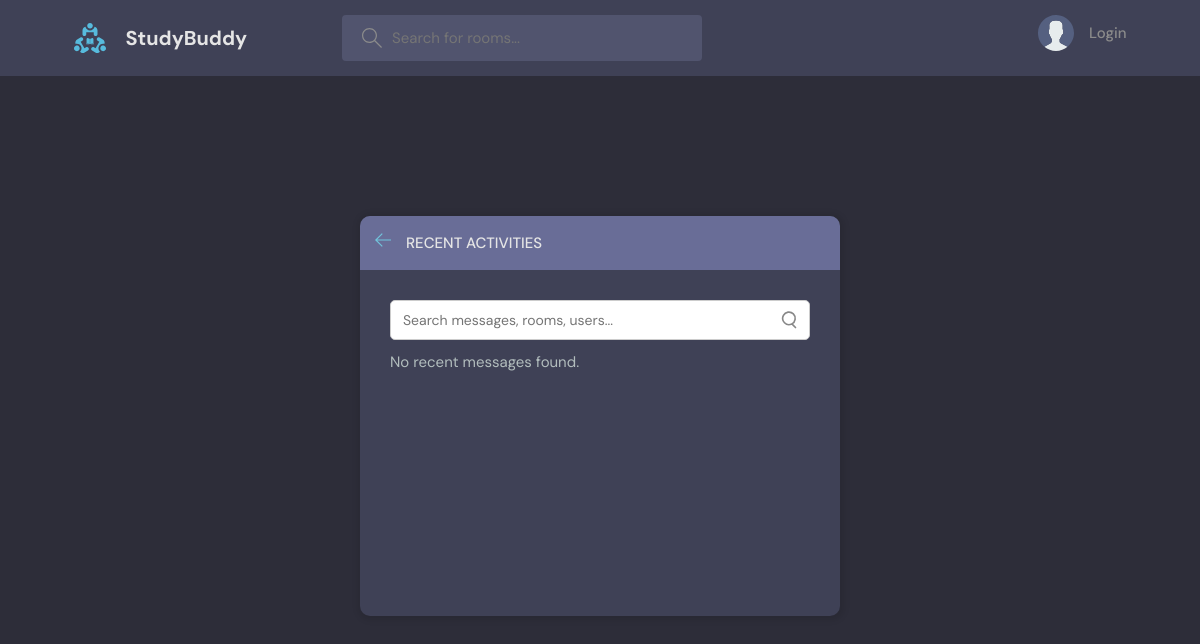
The page /activity/ on the database as committed earlier.
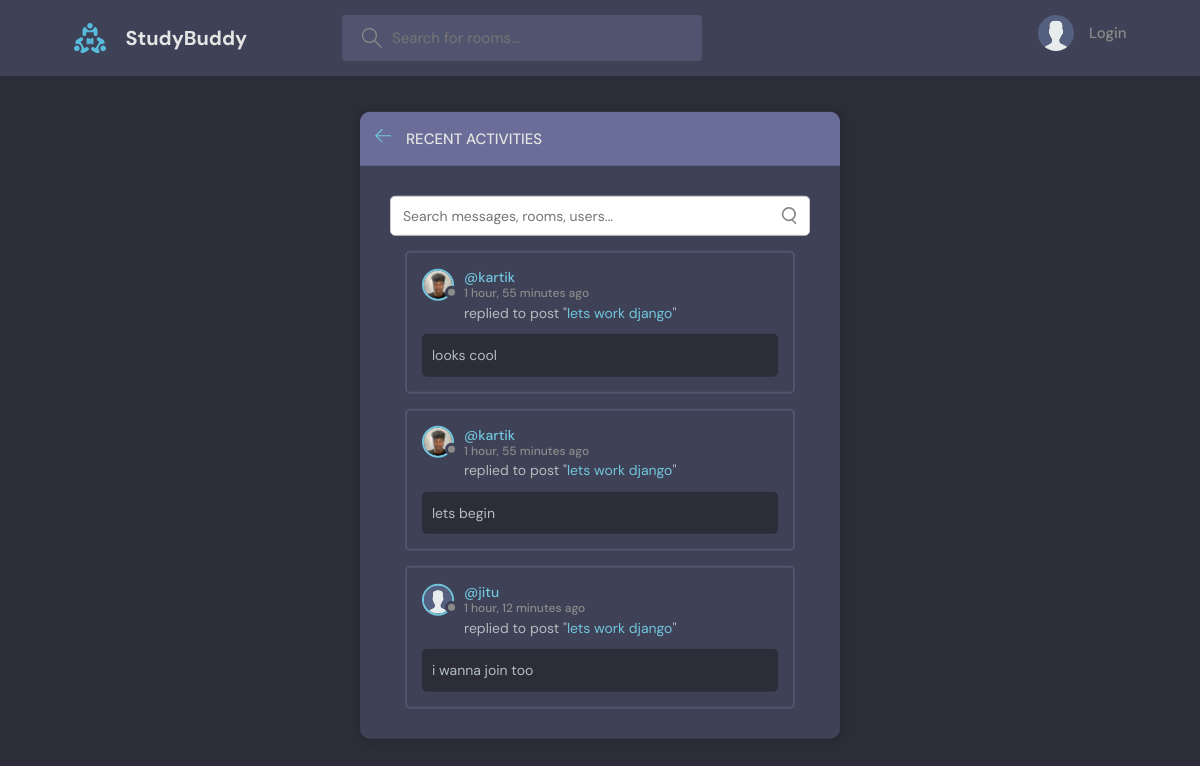
The same page on the database as committed later.
### base/models.py (models this page shows, shortened)
class Message(models.Model):
    user = models.ForeignKey(User, on_delete=models.CASCADE)
    room = models.ForeignKey(Room, on_delete=models.CASCADE)
    body = models.TextField()
    updated = models.DateTimeField(auto_now=True)
    created = models.DateTimeField(auto_now_add=True)

class User(AbstractUser):
    name = models.CharField(max_length=200, null=True)
    email = models.CharField(max_length=200, unique=True, null=True)
    bio = models.TextField(null=True)
    avatar = models.ImageField(null=True, default="avatar.svg")
    USERNAME_FIELD = 'email'
    REQUIRED_FIELDS = []

class Room(models.Model):
    host = models.ForeignKey(User, on_delete=models.SET_NULL, null=True)
    topic =  models.ForeignKey(Topic, on_delete=models.SET_NULL, null=True)
    name = models.CharField(max_length=200)
    description = models.TextField(null=True, blank=True)
    participants = models.ManyToManyField(User, related_name='participants', blank=True)
    updated = models.DateTimeField(auto_now=True)
    created = models.DateTimeField(auto_now_add=True)
    id = models.BigAutoField(primary_key=True)
    class Meta:
        ordering = ['-updated', '-created']

### base/views.py (the view)
# urls.py: path("activity/", views.activity_page, name="activity"),
def activity_page(request):
    room_messages = Message.objects.all()
    context = {'room_messages': room_messages}
    return render(request, 'base/activity.html', context)

### base/templates/base/activity.html (shortened to what this page needs)
{%extends 'main.html'%}
{%block content%}
    <main class="layout">
      <div class="container">
        <div class="layout__box">
          <div class="layout__boxHeader">
            <div class="layout__boxTitle">
              <a href="{%url 'home'%}">
                <svg version="1.1" xmlns="http://www.w3.org/2000/svg" width="32" height="32" viewBox="0 0 32 32">
                  <title>arrow-left</title>
                  <path
                    d="M13.723 2.286l-13.723 13.714 13.719 13.714 1.616-1.611-10.96-10.96h27.625v-2.286h-27.625l10.965-10.965-1.616-1.607z"
                  ></path>
                </svg>
              </a>
              <h3>Recent Activities</h3>
            </div>
          </div>
          <div class="activities-page layout__body">
            <div>
              <div style="display: flex; justify-content: flex-start; align-items: center; gap: 8px; margin: 10px 0;">
                <form method="GET" action="" style="width: 100%;">
                  <div style="position: relative; width: 100%;">
                    <input
                      type="text"
                      name="q_message"
                      value="{{ request.GET.q_message }}"
                      placeholder="Search messages, rooms, users..."
                      style="width: 100%; padding: 10px 40px 10px 12px; border-radius: 5px; border: 1px solid #ccc; font-size: 14px;"
                    />
                  </div>
                </form>
              </div>
            {% for message in room_messages %}
        <div class="activities__box">
          <div class="activities__boxHeader roomListRoom__header">
            <a href="{% url 'user-profile' message.user.id %}" class="roomListRoom__author">
              <div class="avatar avatar--small">
                <img src={{message.user.avatar.url}}/>
              </div>
              <p>
                @{{ message.user.username }}
                <span>{{ message.created|timesince }} ago</span>
              </p>
            </a>
          </div>
          <div class="activities__boxContent">
            <p>replied to post "<a href="{% url 'room' message.room.id %}">{{ message.room.name }}</a>"</p>
            <div class="activities__boxRoomContent">
              {{ message.body }}
            </div>
          </div>
        </div>
        {% empty %}
        <p>No recent messages found.</p>
        {% endfor %}
          </div>
        </div>
      </div>
    </main>
{%endblock%}

### templates/main.html (shortened to what this page needs)
{%load static%}
<!DOCTYPE html>
<html lang="en">
  <head>
    <link rel="stylesheet" href='{% static "styles/style.css"%}' />
  </head>
  <body>
    {% include "navbar.html" %}
    {% block content %}
    {% endblock %}
  </body>
</html>

### templates/navbar.html (shortened to what this page needs)
{%load static%}
<header class="header header--loggedIn">
    <div class="container">
      <a href="{%url 'home'%}" class="header__logo">
        <img src="{% static 'images/logo.svg'%}" />
        <h1>StudyBuddy</h1>
      </a>
      <form class="header__search" method="GET" action="{% url 'home' %}">
        <label>
          <input name="q" placeholder="Search for rooms..." />
        </label>
      </form>
      <nav class="header__menu">
        {% if request.user.is_authenticated %}
        <div class="header__user">
          <a href="{%url 'update-user'%}">
            <div class="avatar avatar--medium active">
              <img src={{request.user.avatar.url}} />
            </div>
            <p>{{request.user.username}}<span>@{{request.user.username}}</span></p>
          </a>
          <button class="dropdown-button">
            <svg version="1.1" xmlns="http://www.w3.org/2000/svg" width="32" height="32" viewBox="0 0 32 32">
              <title>chevron-down</title>
              <path d="M16 21l-13-13h-3l16 16 16-16h-3l-13 13z"></path>
            </svg>
          </button>
        </div>
        {%else%}
        <a href="{% url 'login' %}" class="header__user">
          <img src="{% static 'images/avatar.svg'%}"/>
          <p>Login</p>
        </a>
        {% endif %}
      </nav>
    </div>
  </header>

### static/styles/style.css (style rules this page uses)
:root { --color-main: #71c6dd; --color-main-light: #e1f6fb; --color-dark: #3f4156; --color-dark-medium: #51546e; --color-dark-light: #696d97; --color-light: #e5e5e5; --color-gray: #8b8b8b; --color-light-gray: #b2bdbd; --color-bg: #2d2d39; --color-success: #5dd693; --color-error: #fc4b0b; }
* { font-family: "DM Sans", -apple-system, BlinkMacSystemFont, "Segoe UI", Roboto, Oxygen, Ubuntu, Cantarell, "Open Sans", "Helvetica Neue", sans-serif; margin: 0; padding: 0; box-sizing: border-box; text-rendering: optimizeLegibility; font-size: inherit; }
html { font-size: 56.25%; }
@media only screen and (min-width: 1200px) { html { font-size: 62.5%; } }
body { line-height: 1.6; font-weight: 400; font-size: 1.5rem; color: var(--color-light-gray); background-color: var(--color-bg); min-height: 100vh; }
img { width: 100%; }
a { display: inline-block; color: var(--color-main); text-decoration: none; }
.container { max-width: 120rem; width: 90%; margin: auto; }
.avatar { position: relative; display: inline-block; border-radius: 50%; border: 2px solid var(--color-main); }
.avatar img { display: block; border-radius: 50%; object-fit: cover; object-position: center; }
.avatar::after { content: ""; display: block; position: absolute; background-color: var(--color-gray); z-index: 111; border-radius: 50%; border: 0.3rem solid var(--color-dark); }
.avatar.avatar--small img { width: 2.8rem; height: 2.8rem; }
.avatar.avatar--small:after { width: 0.7rem; height: 0.7rem; bottom: 0px; right: -6px; }
.header { padding: 1.5rem; background-color: var(--color-dark); }
.header > .container { display: flex; gap: 9.5rem; }
.header__logo, .header__user { display: flex; gap: 2rem; align-items: center; }
.header__logo > img { height: 3.2rem; width: 3.2rem; }
.header__logo > h1 { font-weight: 700; font-size: 2rem; color: var(--color-light); }
.header__search > label { background-color: var(--color-dark-medium); padding: 1.3rem 1rem; display: flex; align-items: center; gap: 1rem; border-radius: 4px; }
.header__search svg { fill: var(--color-gray); width: 2rem; height: 2rem; margin-left: 1rem; }
.header__search input { width: 30rem; background: transparent; border: none; outline: none; color: var(--color-light); }
.header__menu { margin-left: auto; position: relative; }
.header__menu a { display: flex; gap: 1.5rem; align-items: center; font-weight: 500; text-decoration: none; color: var(--color-gray); }
.header__menu img { height: 3.6rem; }
.header__menu p { line-height: 1.2; }
.layout { margin-top: 2.4rem; }
.layout > .container { display: flex; justify-content: space-between; align-items: flex-start; }
.layout__box { width: 90%; max-width: 48rem; min-height: 40rem; position: absolute; top: 50%; left: 50%; transform: translate(-50%, -46%); background-color: var(--color-dark); border-radius: 1rem; box-shadow: 1px 1px 6px 3px rgba(0, 0, 0, 0.1); overflow: hidden; }
.layout__boxHeader { display: flex; padding: 1.5rem; background-color: var(--color-dark-light); }
.layout__boxTitle { display: flex; gap: 1.5rem; align-items: center; }
.layout__boxTitle h3 { text-transform: uppercase; font-weight: 500; color: var(--color-light); }
.layout__boxTitle svg { width: 1.6rem; height: 1.6rem; fill: var(--color-main); }
.layout__body { margin: 3rem; }
.roomListRoom__header { display: flex; justify-content: space-between; align-items: center; }
.roomListRoom__author { font-weight: 500; display: flex; align-items: center; gap: 1rem; }
.activities__box { margin: 1.5rem; padding: 1.5rem; border: 2px solid var(--color-dark-medium); border-radius: 5px; }
.activities__boxHeader p { font-size: 1.4rem; line-height: 1.3; }
.activities__boxHeader p span { color: var(--color-gray); font-size: 1.2rem; display: block; }
.activities__boxContent { margin-left: 4.2rem; }
.activities__boxContent { font-size: 1.4rem; }
.activities__boxRoomContent { background: var(--color-bg); padding: 1rem; border-radius: 5px; margin-top: 1rem; margin-left: -4.2rem; }

Rows that differ between the two databases and show on the page:
added Message: user.avatar (picture), user.username "kartik", created "1 hour, 55 minutes", room.name "lets work django", body "looks cool"
added Message: user.avatar (picture), user.username "kartik", created "1 hour, 55 minutes", room.name "lets work django", body "lets begin"
added Message: user.avatar (picture), user.username "jitu", created "1 hour, 12 minutes", room.name "lets work django", body "i wanna join too"
Other text that changed with them:
text no longer shown: "No recent messages found."
